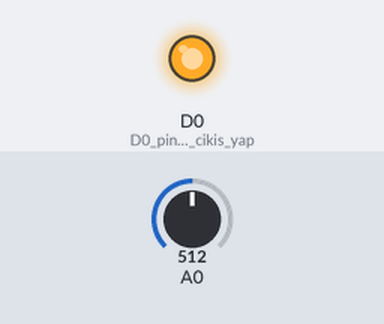
This sketch was run on a simulated ESP8266 (NodeMCU). Parts: output pins drawn as LEDs (lit = HIGH). The inputs (shaded band) are chosen by the test bench; at power-on: A0 = 512.

Above: at 1.2 s.
1.3 s: A0 set to 492
At 1.8 s:
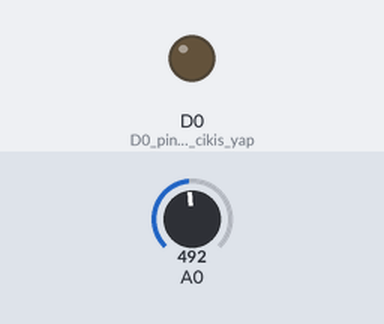
2.8 s: A0 set to 510
At 4.0 s:
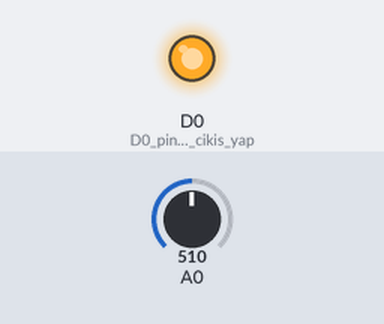
4.3 s: A0 set to 490
At 5.2 s:
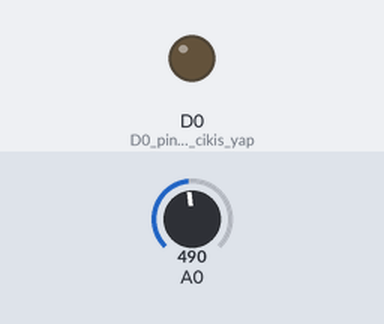
Timing chart, 0 to 7.3 s (numbered marks = the images above; inputs shaded):
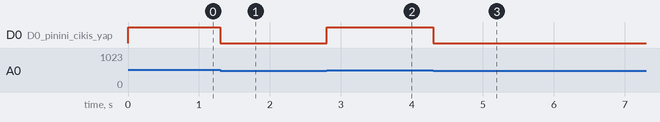

The sketch:

ornek4_ADC.ino
```cpp
// A0 pininden analog okuma yapan program
//********************************************************
void setup()
{
  pinMode(D0, OUTPUT);    // D0 pinini cikis yap
}
//********************************************************
void loop()
{
  if(analogRead(A0)>500)    // analog sinyali oku, degeri 500den buyuk mu?
    digitalWrite(D0,HIGH);  // evet buyuk LEDi yak
  else
    digitalWrite(D0,LOW);   // hayir kucuk LEDi SONDUR
}
```

Measured:
- the behaviour switches between 501 and 500 on A0 (found by bisection; images 0 and 1)
- after the input at 1.3 s, D0 (D0_pinini_cikis_yap): HIGH → LOW at once
- after the input at 2.8 s, D0 (D0_pinini_cikis_yap): LOW → HIGH at once
- after the input at 4.3 s, D0 (D0_pinini_cikis_yap): HIGH → LOW at once
